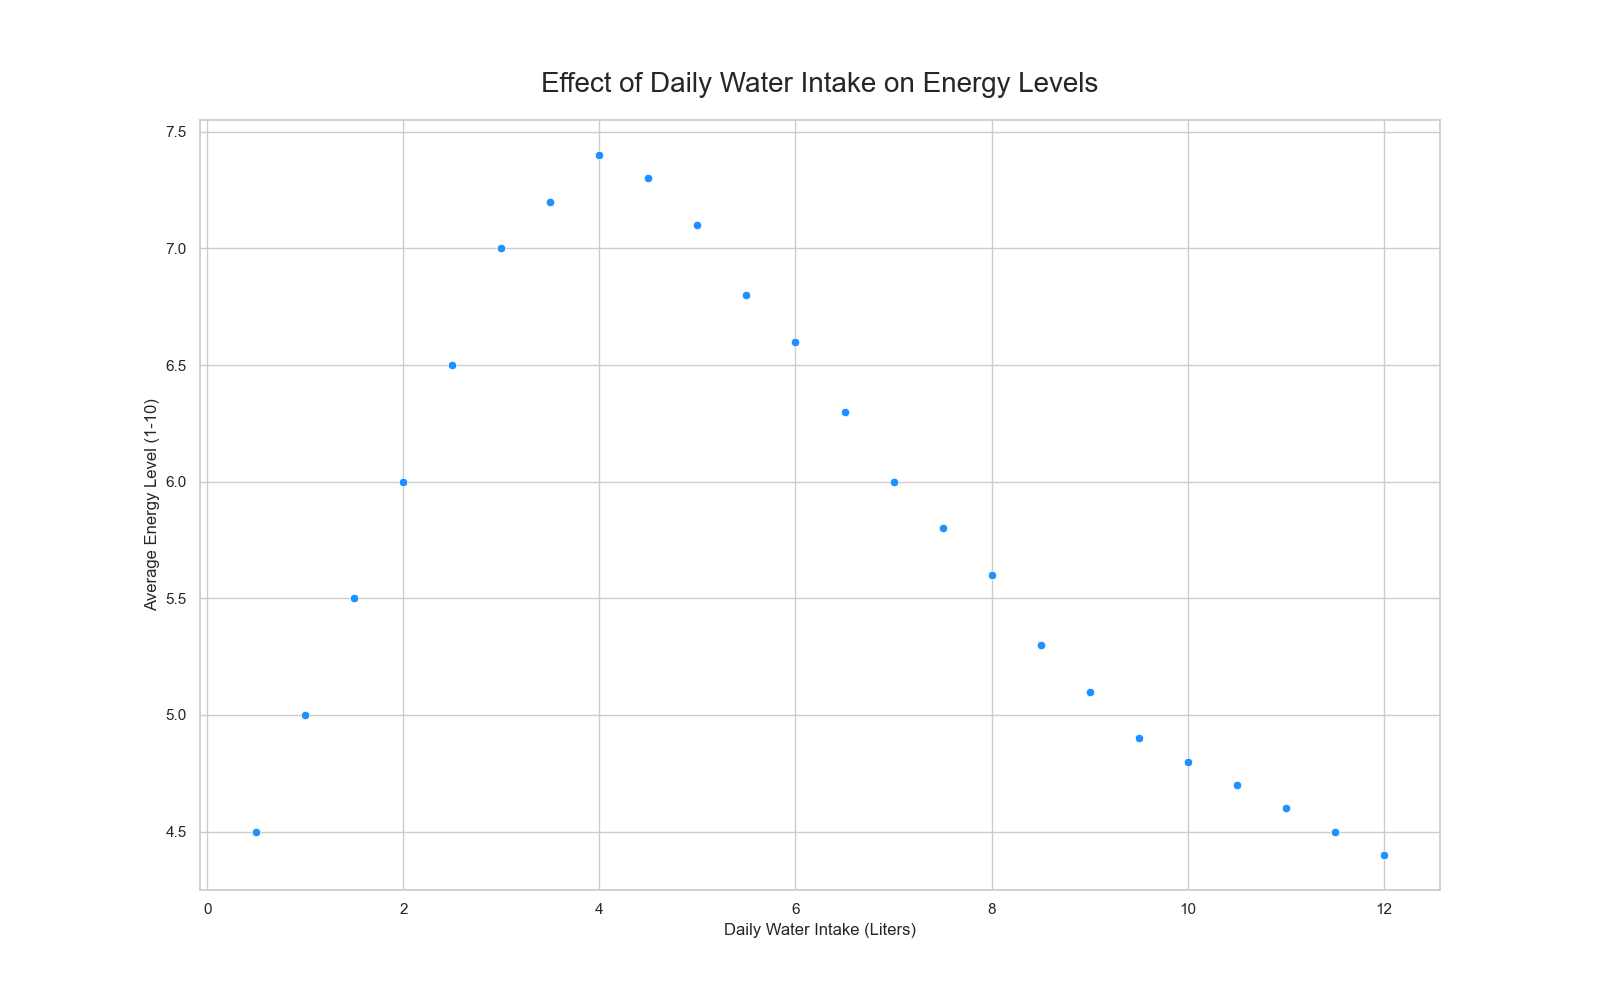

The script that drew this image:

import pandas as pd
import seaborn as sns
import matplotlib.pyplot as plt

# Data
data = {
    'Daily_Water_Intake_Liters': [0.5, 1.0, 1.5, 2.0, 2.5, 3.0, 3.5, 4.0, 4.5, 5.0, 5.5, 6.0, 6.5, 7.0, 7.5, 8.0, 8.5, 9.0, 9.5, 10.0, 10.5, 11.0, 11.5, 12.0],
    'Average_Energy_Level': [4.5, 5.0, 5.5, 6.0, 6.5, 7.0, 7.2, 7.4, 7.3, 7.1, 6.8, 6.6, 6.3, 6.0, 5.8, 5.6, 5.3, 5.1, 4.9, 4.8, 4.7, 4.6, 4.5, 4.4]
}

# Create DataFrame
df = pd.DataFrame(data)

# Plot
plt.figure(figsize=(16, 10))
scatter_plot = sns.scatterplot(data=df, x='Daily_Water_Intake_Liters', y='Average_Energy_Level', color="#1E90FF")

# Customize the plot
scatter_plot.set_title('Effect of Daily Water Intake on Energy Levels', fontsize=20, pad=20)
scatter_plot.set(xlabel='Daily Water Intake (Liters)', ylabel='Average Energy Level (1-10)')

plt.show()
